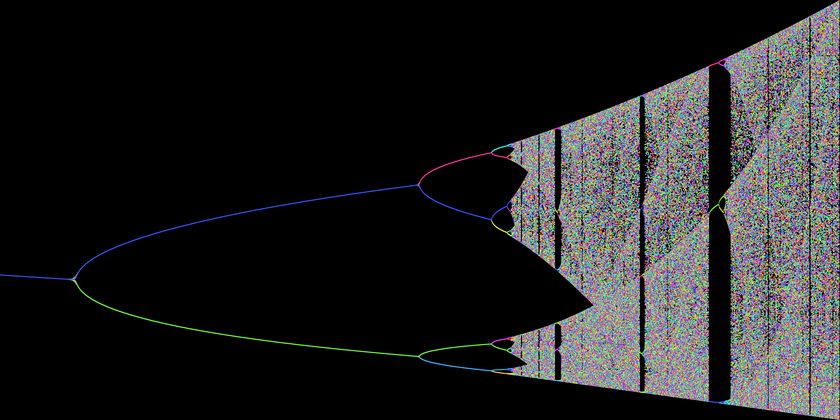

Recreate this plot in Python.
#!/usr/bin/env python3

from PIL import Image
from math import log, exp, sin
from colorsys import hls_to_rgb

ratio = 8  # supersampling ratio
offset = 4

def draw_pixel(y_side, pixels, i, x, colour):
    for nx in range(-offset,offset):
        for ny in range(-offset,offset):
            xi, yi = map(sum, zip((i, (x*(y_side-offset - ratio/2)) + offset), (nx,ny)))
            pixels[xi, yi] = colour

def draw(x_side, y_side, x_range, n_iterations, colour):
    for i in range(offset, x_side - offset, offset):
        r = x_range[0] + (x_range[1] - x_range[0]) * i / (x_side - 1)
        x = 0.5
        for j in range(n_iterations):
            x = r * x * (1 - x)
            if j > n_iterations / 2:
                c = colour(i, j, x, y_side, n_iterations)
                draw_pixel(y_side, pixels, i, x, c)


def colour(i, j, x, y_side, n_iterations):
    r,g,b = hls_to_rgb(j / n_iterations * 360,0.6,1)
    r,g,b = tuple(map(lambda x: int(x * 256), (r,g,b)))
    return r,g,b

if __name__ == "__main__":
    y_side = 420 * ratio + offset
    x_side = 840 * ratio
    x_range = (-2  , 1)
    y_range = (-1.5, 1.5)

    image = Image.new("RGB", (x_side, y_side))
    pixels = image.load()

    draw(x_side, y_side, [2.9,4], 1000, colour)

    image = image.resize((x_side // ratio, y_side // ratio), Image.ANTIALIAS)
    image.save("bifurcation.png", "PNG")

